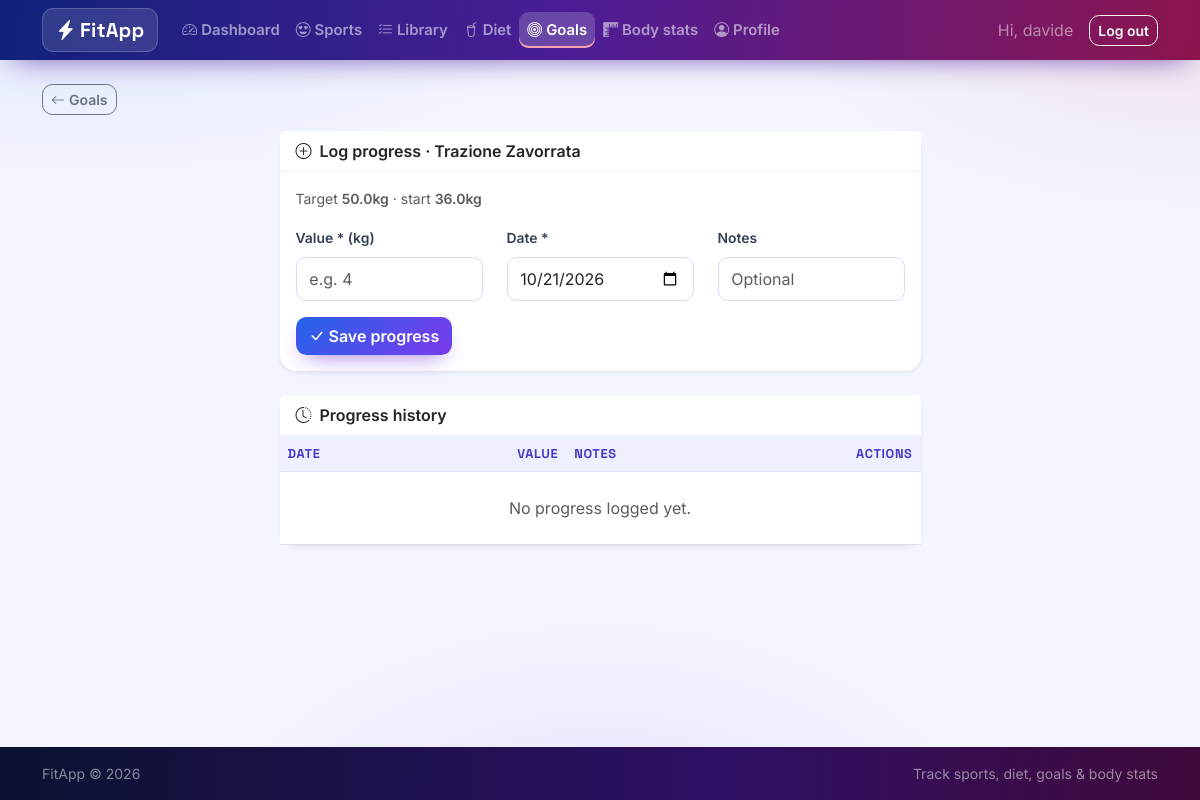
Page /goals/1/log (signed in) on the committed database.
### tables this page shows
CREATE TABLE users (
    id            INTEGER PRIMARY KEY AUTOINCREMENT,
    username      TEXT UNIQUE NOT NULL,
    email         TEXT UNIQUE NOT NULL,
    password_hash TEXT NOT NULL,
    height_cm     REAL,
    birth_date    TEXT,
    sex           TEXT,
    created_at    TEXT NOT NULL DEFAULT (datetime('now'))
, role TEXT NOT NULL DEFAULT 'user');

CREATE TABLE "goals" (
                    id           INTEGER PRIMARY KEY AUTOINCREMENT,
                    user_id      INTEGER NOT NULL REFERENCES users (id) ON DELETE CASCADE,
                    goal_type    TEXT NOT NULL CHECK (goal_type IN ('body', 'skill', 'strength')),
                    category     TEXT NOT NULL,
                    target_value TEXT NOT NULL,
                    unit         TEXT NOT NULL CHECK (unit IN ('kg', '%', 'seconds', 'reps', 'levels')),
                    start_value  TEXT,
                    target_date  TEXT,
                    status       TEXT NOT NULL DEFAULT 'active'
                                 CHECK (status IN ('active', 'achieved', 'abandoned')),
                    notes        TEXT,
                    created_at   TEXT NOT NULL DEFAULT (datetime('now'))
                );

### fitapp/routes/goals.py (the view, shortened to what this page needs)
@bp.route("/<int:goal_id>/log", methods=("GET", "POST"))
@login_required
def log(goal_id):
    db = get_db()
    row = db.execute(
        "SELECT * FROM goals WHERE id = ? AND user_id = ?", (goal_id, g.user["id"])
    ).fetchone()
    if row is None:
        abort(404)
    goal = _standard_as_goal(row)
    logs = _goal_logs(db, goal_id)
    form = {"value": "", "logged_date": dt.date.today().isoformat(), "notes": ""}
    return render_template("goals/log.html", goal=goal, logs=logs, form=form)

### fitapp/auth.py (called while the page is built)
def load_current_user():
    user_id = session.get("user_id")
    if user_id is None:
        g.user = None
    else:
        g.user = get_db().execute(
            "SELECT * FROM users WHERE id = ?", (user_id,)
        ).fetchone()
    return g.user

def login_required(view):
    @wraps(view)
    def wrapped(*args, **kwargs):
        if load_current_user() is None:
            flash("Please log in to access this page.", "warning")
            return redirect(url_for("auth.login", next=request.path))
        return view(*args, **kwargs)
    return wrapped

@bp.before_app_request
def _load_user():
    load_current_user()
    if g.user is not None and g.user["role"] == "admin":
        blueprint = (request.endpoint or "").split(".", 1)[0]
        if blueprint in ADMIN_BLOCKED_BLUEPRINTS:
            flash("Admin accounts manage users and settings only.", "warning")
            return redirect(url_for("admin.index"))

### fitapp/db.py (called while the page is built)
def get_db():
    if "db" not in g:
        g.db = sqlite3.connect(
            current_app.config["DATABASE"],
            detect_types=sqlite3.PARSE_DECLTYPES,
        )
        g.db.row_factory = sqlite3.Row
        g.db.execute("PRAGMA foreign_keys = ON")
    return g.db

### fitapp/routes/goals.py (called while the page is built)
def _standard_as_goal(row):
    goal = dict(row)
    goal["is_cardio"] = False
    return goal

def _goal_logs(db, goal_id):
    return db.execute(
        "SELECT * FROM goal_logs WHERE goal_id = ? ORDER BY logged_date DESC, id DESC",
        (goal_id,),
    ).fetchall()

### fitapp/templates/goals/log.html (shortened to what this page needs)
{% extends "base.html" %}
{% block back %}
<a class="btn btn-outline-secondary btn-sm mb-3" href="{{ url_for('goals.index') }}">
  <i class="bi bi-arrow-left me-1"></i>Goals
</a>
{% endblock %}
{% block content %}
<div class="row justify-content-center">
  <div class="col-lg-7">
    <div class="card shadow-sm border-0 mb-4">
      <div class="card-header bg-white d-flex justify-content-between align-items-center">
        <span class="fw-semibold"><i class="bi bi-plus-circle me-2"></i>Log progress &middot; {{ goal['category'] }}</span>
      </div>
      <div class="card-body">
        <p class="text-muted small mb-3">
          Target <span class="fw-semibold">{{ goal['target_value'] }}{{ goal['unit'] }}</span>
          {% if goal['start_value'] is not none and goal['start_value'] != '' %}
          &middot; start <span class="fw-semibold">{{ goal['start_value'] }}{{ goal['unit'] }}</span>
          {% endif %}
        </p>
        <form method="post" novalidate>
          <div class="row">
            <div class="col-md-4 mb-3">
              <label class="form-label" for="value">Value * ({{ goal['unit'] }})</label>
              <input class="form-control" id="value" name="value" type="number" step="0.1"
                     value="{{ form['value'] if form['value'] is not none else '' }}"
                     placeholder="{{ 'e.g. 5000' if goal['is_cardio'] else 'e.g. 4' }}" required>
            </div>
            <div class="col-md-4 mb-3">
              <label class="form-label" for="logged_date">Date *</label>
              <input class="form-control" id="logged_date" name="logged_date" type="date"
                     value="{{ form['logged_date'] or '' }}" required>
            </div>
            <div class="col-md-4 mb-3">
              <label class="form-label" for="notes">Notes</label>
              <input class="form-control" id="notes" name="notes" type="text"
                     value="{{ form['notes'] or '' }}" placeholder="Optional">
            </div>
          </div>
          <button class="btn btn-success" type="submit">
            <i class="bi bi-check-lg me-1"></i>Save progress
          </button>
        </form>
      </div>
    </div>
    <div class="card shadow-sm border-0">
      <div class="card-header bg-white fw-semibold"><i class="bi bi-clock-history me-2"></i>Progress history</div>
      <div class="table-responsive">
        <table class="table align-middle mb-0">
          <thead class="table-light">
            <tr>
              <th>Date</th>
              <th class="text-end">Value</th>
              <th>Notes</th>
              <th class="text-end">Actions</th>
            </tr>
          </thead>
          <tbody>
            {% for log in logs %}
            <tr>
              <td class="text-nowrap">{{ log['logged_date'] }}</td>
              <td class="text-end fw-semibold">{{ log['value'] }}{{ goal['unit'] }}</td>
              <td class="small text-muted">{{ log['notes'] or '' }}</td>
              <td class="text-end">
                <form class="d-inline"
                      action="{{ url_for('goals.delete_log_cardio', goal_id=goal['id'], log_id=log['id']) if goal['is_cardio'] else url_for('goals.delete_log', goal_id=goal['id'], log_id=log['id']) }}"
                      method="post" onsubmit="return confirm('Delete this progress entry?');">
                  <button class="btn btn-sm btn-outline-danger" type="submit"><i class="bi bi-trash"></i></button>
                </form>
              </td>
            </tr>
            {% else %}
            <tr><td colspan="4" class="text-center text-muted py-4">No progress logged yet.</td></tr>
            {% endfor %}
          </tbody>
        </table>
      </div>
    </div>
  </div>
</div>
{% endblock %}

### fitapp/templates/base.html (shortened to what this page needs)
<!doctype html>
<html lang="en" data-bs-theme="light">
<head>
  <link href="https://cdn.jsdelivr.net/npm/bootstrap@5.3.3/dist/css/bootstrap.min.css" rel="stylesheet">
  <link href="https://cdn.jsdelivr.net/npm/bootstrap-icons@1.11.3/font/bootstrap-icons.min.css" rel="stylesheet">
  <link href="{{ url_for('static', filename='css/style.css') }}" rel="stylesheet">
</head>
<body class="d-flex flex-column min-vh-100">
<nav class="navbar navbar-expand-lg navbar-dark navbar-fitapp sticky-top">
  <div class="container">
    <a class="navbar-brand fw-bold" href="{{ url_for('dashboard.index') }}">
      <i class="bi bi-lightning-charge-fill me-1"></i>FitApp
    </a>
    <div class="collapse navbar-collapse" id="mainNav">
      {% if g.user %}
      <ul class="navbar-nav me-auto">
        {% if g.user['role'] == 'admin' %}
        <li class="nav-item"><a class="nav-link {% if request.endpoint and request.endpoint.startswith('profile.') %}active{% endif %}"
           href="{{ url_for('profile.index') }}"><i class="bi bi-person-circle me-1"></i>Profile</a></li>
        <li class="nav-item"><a class="nav-link {% if request.endpoint and request.endpoint.startswith('admin.') %}active{% endif %}"
           href="{{ url_for('admin.index') }}"><i class="bi bi-shield-lock me-1"></i>Admin</a></li>
        {% else %}
        <li class="nav-item"><a class="nav-link {% if request.endpoint == 'dashboard.index' %}active{% endif %}"
           href="{{ url_for('dashboard.index') }}"><i class="bi bi-speedometer2 me-1"></i>Dashboard</a></li>
        <li class="nav-item"><a class="nav-link {% if request.endpoint and request.endpoint.startswith('sports.') %}active{% endif %}"
           href="{{ url_for('sports.index') }}"><i class="bi bi-emoji-heart-eyes me-1"></i>Sports</a></li>
        <li class="nav-item"><a class="nav-link {% if request.endpoint and request.endpoint.startswith('library.') %}active{% endif %}"
           href="{{ url_for('library.index') }}"><i class="bi bi-list-check me-1"></i>Library</a></li>
        <li class="nav-item"><a class="nav-link {% if request.endpoint and request.endpoint.startswith('diets.') %}active{% endif %}"
           href="{{ url_for('diets.index') }}"><i class="bi bi-cup-straw me-1"></i>Diet</a></li>
        <li class="nav-item"><a class="nav-link {% if request.endpoint and request.endpoint.startswith('goals.') %}active{% endif %}"
           href="{{ url_for('goals.index') }}"><i class="bi bi-bullseye me-1"></i>Goals</a></li>
        <li class="nav-item"><a class="nav-link {% if request.endpoint and request.endpoint.startswith('stats.') %}active{% endif %}"
           href="{{ url_for('stats.index') }}"><i class="bi bi-rulers me-1"></i>Body stats</a></li>
        <li class="nav-item"><a class="nav-link {% if request.endpoint and request.endpoint.startswith('profile.') %}active{% endif %}"
           href="{{ url_for('profile.index') }}"><i class="bi bi-person-circle me-1"></i>Profile</a></li>
        {% endif %}
      </ul>
      <div class="d-flex align-items-center">
        <span class="navbar-text me-3 text-white-50">Hi, {{ g.user['username'] }}</span>
        <form action="{{ url_for('auth.logout') }}" method="post" class="m-0">
          <button class="btn btn-outline-light btn-sm" type="submit">Log out</button>
        </form>
      </div>
      {% endif %}
    </div>
  </div>
</nav>
<main class="container py-4 flex-grow-1">
  {% block back %}{% endblock %}
  {% block content %}{% endblock %}
</main>
<footer class="bg-dark text-white-50 py-3 mt-auto">
  <div class="container small d-flex justify-content-between">
    <span>FitApp &copy; {{ now_year if now_year else '2026' }}</span>
    <span>Track sports, diet, goals &amp; body stats</span>
  </div>
</footer>
</body>
</html>

### fitapp/static/css/style.css (style rules this page uses)
:root { --fa-blue: #2563eb; --fa-blue-deep: #1d4ed8; --fa-violet: #7c3aed; --fa-violet-deep: #5b21b6; --fa-red: #ef4444; --fa-rose: #e11d48; --fa-ink: #0b1230; --grad-main: linear-gradient(135deg, #2563eb 0%, #7c3aed 55%, #e11d48 120%); --grad-btn: linear-gradient(135deg, #2563eb 0%, #7c3aed 100%); --grad-btn-hover: linear-gradient(135deg, #1d4ed8 0%, #6d28d9 100%); --grad-fire: linear-gradient(135deg, #7c3aed 0%, #e11d48 100%); --font-display: "Space Grotesk", "Inter", system-ui, sans-serif; --font-body: "Inter", system-ui, -apple-system, "Segoe UI", sans-serif; }
* { -webkit-tap-highlight-color: transparent; }
body { font-family: var(--font-body); background-color: #f3f5ff; background-image: radial-gradient(900px 420px at 8% -10%, rgba(37, 99, 235, .14), transparent 60%), radial-gradient(760px 380px at 100% 0%, rgba(225, 29, 72, .10), transparent 55%), radial-gradient(700px 500px at 50% 115%, rgba(124, 58, 237, .12), transparent 60%); background-attachment: fixed; }
.navbar-fitapp { background-image: linear-gradient(95deg, #10227a 0%, #4c1d95 48%, #9f1239 115%); box-shadow: 0 10px 30px -14px rgba(76, 29, 149, .85); }
.navbar-fitapp .navbar-brand { font-family: var(--font-display); font-weight: 700; letter-spacing: .01em; background: rgba(255, 255, 255, .12); border: 1px solid rgba(255, 255, 255, .18); padding: .38rem .8rem; border-radius: .7rem; backdrop-filter: blur(6px); }
.navbar-fitapp .nav-link { font-weight: 600; font-size: .93rem; border-radius: .6rem; padding: .45rem .8rem; transition: background-color .2s ease, transform .2s ease; }
.navbar-fitapp .nav-link.active { background-color: rgba(255, 255, 255, .18); box-shadow: inset 0 -2px 0 #fda4af; }
.btn { font-weight: 600; border-radius: .65rem; transition: transform .15s ease, box-shadow .2s ease, filter .2s ease; }
.btn-success, .btn-success:hover, .btn-success:focus, .btn-success:active { color: #fff; border-color: transparent; background-color: transparent; background-image: var(--grad-btn); box-shadow: 0 10px 22px -10px rgba(124, 58, 237, .75); }
.card { border-radius: 1rem; border: 1px solid rgba(99, 102, 241, .14); box-shadow: 0 18px 40px -30px rgba(15, 23, 60, .55); transition: transform .2s ease, box-shadow .25s ease; }
.card-header { background: #fff; border-bottom: 1px solid rgba(99, 102, 241, .12); font-weight: 700; }
.table > :not(caption) > * > *.table-light, .table-light { --bs-table-bg: #eef0ff; --bs-table-color: #4338ca; --bs-table-border-color: #dfe3ff; }
.table thead th { font-family: var(--font-display); font-size: .8rem; text-transform: uppercase; letter-spacing: .05em; }
.table > tbody > tr > td { vertical-align: middle; }
.form-control, .form-select { border-color: #d7dcf7; border-radius: .6rem; padding: .55rem .8rem; }
.form-label { font-weight: 600; font-size: .87rem; color: #334155; }
footer { background: linear-gradient(95deg, #0b1230 0%, #2e1065 60%, #4c0519 130%) !important; color: rgba(255, 255, 255, .55) !important; }

### rows in the picture
users: user.username "davide"
goals: category "Trazione Zavorrata", target_value "50.0", unit "kg", start_value "36.0"
